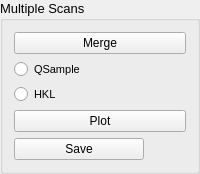
               <widget class="QGroupBox" name="groupBox_21">
                <property name="font">
                 <font>
                  <pointsize>10</pointsize>
                 </font>
                </property>
                <property name="title">
                 <string>Multiple Scans</string>
                </property>
                <layout class="QVBoxLayout" name="verticalLayout_21">
                 <item>
                  <widget class="QPushButton" name="pushButton_multipleScans">
                   <property name="font">
                    <font>
                     <pointsize>9</pointsize>
                    </font>
                   </property>
                   <property name="toolTip">
                    <string>&lt;html&gt;&lt;head/&gt;&lt;body&gt;&lt;p&gt;&lt;span style=&quot; font-size:11pt;&quot;&gt;Merge multiple scans, which are selected from the table, to a single MDEventsWorkspace&lt;/span&gt;&lt;/p&gt;&lt;/body&gt;&lt;/html&gt;</string>
                   </property>
                   <property name="text">
                    <string>Merge</string>
                   </property>
                  </widget>
                 </item>
                 <item>
                  <widget class="QRadioButton" name="radioButton_qsample">
                   <property name="font">
                    <font>
                     <pointsize>8</pointsize>
                    </font>
                   </property>
                   <property name="text">
                    <string>QSample</string>
                   </property>
                  </widget>
                 </item>
                 <item>
                  <widget class="QRadioButton" name="radioButton_hkl">
                   <property name="font">
                    <font>
                     <pointsize>8</pointsize>
                    </font>
                   </property>
                   <property name="text">
                    <string>HKL</string>
                   </property>
                  </widget>
                 </item>
                 <item>
                  <widget class="QPushButton" name="pushButton_plotMergedScans">
                   <property name="font">
                    <font>
                     <pointsize>9</pointsize>
                    </font>
                   </property>
                   <property name="text">
                    <string>Plot</string>
                   </property>
                  </widget>
                 </item>
                 <item>
                  <widget class="QPushButton" name="pushButton_saveMergedResult">
                   <property name="maximumSize">
                    <size>
                     <width>130</width>
                     <height>16777215</height>
                    </size>
                   </property>
                   <property name="font">
                    <font>
                     <pointsize>9</pointsize>
                    </font>
                   </property>
                   <property name="text">
                    <string>Save</string>
                   </property>
                  </widget>
                 </item>
                </layout>
               </widget>
